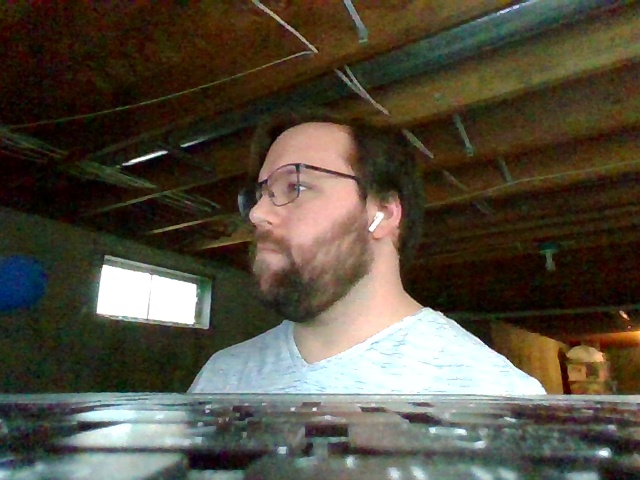
#> input picture test.jpg, 640 x 480 px
$ python -i app.py   (imports and definitions only)
#> lines starting #> are read from the running program, lines starting #| are printed output that depends on the picture
#> further down, picture is the input picture: shape (480, 640, 3); mean B, G, R 62.5, 76.5, 83.4
import os
import cv2
import numpy as np
import requests
import pyfakewebcam

def get_mask(frame, bodypix_url='http://bodypix:9000'):
    _, data = cv2.imencode(".jpg", frame)
    r = requests.post(
        url=bodypix_url,
        data=data.tobytes(),
        headers={'Content-Type': 'application/octet-stream'})
    mask = np.frombuffer(r.content, dtype=np.uint8)
    mask = mask.reshape((frame.shape[0], frame.shape[1]))
    return mask

def post_process_mask(mask):
    mask = cv2.dilate(mask, np.ones((10,10), np.uint8) , iterations=1)
    mask = cv2.blur(mask.astype(float), (30,30))
    return mask

def shift_image(img, dx, dy):
    img = np.roll(img, dy, axis=0)
    img = np.roll(img, dx, axis=1)
    if dy>0:
        img[:dy, :] = 0
    elif dy<0:
        img[dy:, :] = 0
    if dx>0:
        img[:, :dx] = 0
    elif dx<0:
        img[:, dx:] = 0
    return img

def hologram_effect(img):
    # add a blue tint
    holo = cv2.applyColorMap(img, cv2.COLORMAP_WINTER)
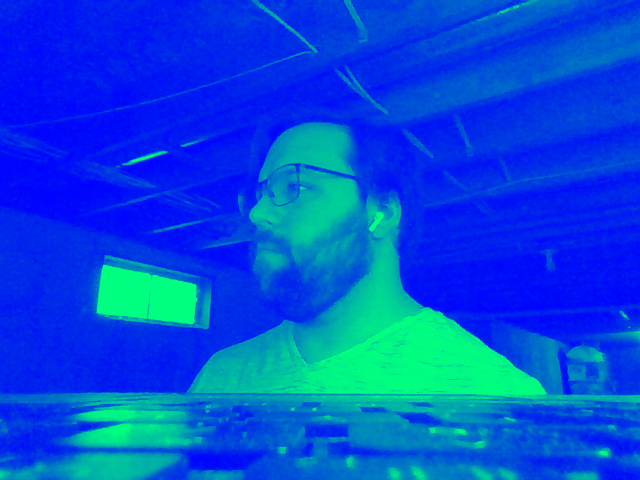
#> holo: shape (480, 640, 3); mean B, G, R 216.5, 77, 0
    # add a halftone effect
    bandLength, bandGap = 2, 3
    for y in range(holo.shape[0]):
        if y % (bandLength+bandGap) < bandLength:
            holo[y,:,:] = holo[y,:,:] * np.random.uniform(0.1, 0.3)
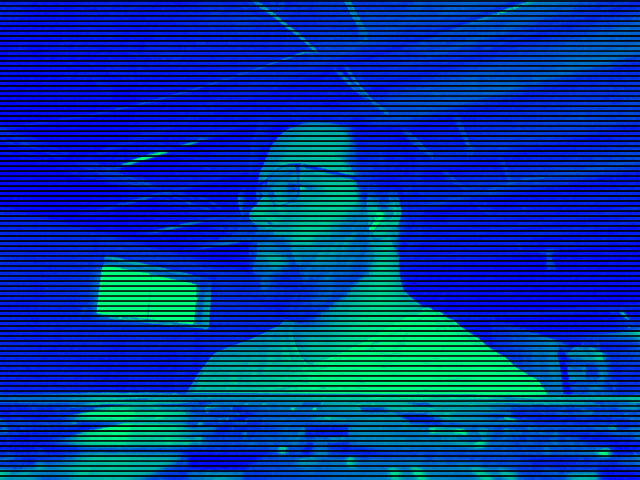
#> holo: shape (480, 640, 3); mean B, G, R 147.1, 52.3, 0
    # add some ghosting
    holo_blur = cv2.addWeighted(holo, 0.2, shift_image(holo.copy(), 5, 5), 0.8, 0)
    holo_blur = cv2.addWeighted(holo_blur, 0.4, shift_image(holo.copy(), -5, -5), 0.6, 0)
#> call 2 of shift_image, with dx = -5, dy = -5
#> in shift_image (call 2), `img = np.roll(img, dy, axis=0)`:
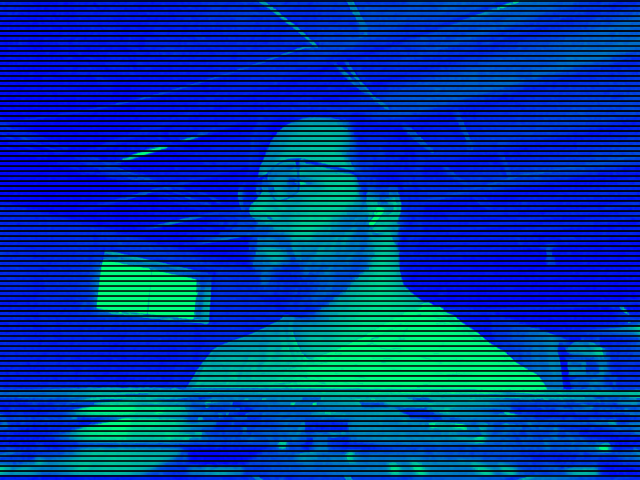
#> img: shape (480, 640, 3); mean of channels 0, 1, 2 147.1, 52.3, 0; drawn as B, G, R
#> in shift_image (call 2), `img = np.roll(img, dx, axis=1)`:
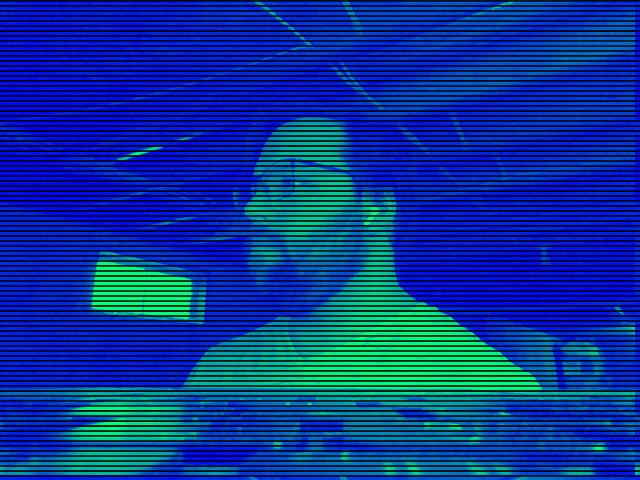
#> img: shape (480, 640, 3); mean of channels 0, 1, 2 147.1, 52.3, 0; drawn as B, G, R
#> in shift_image (call 2), `img[:, dx:] = 0`:
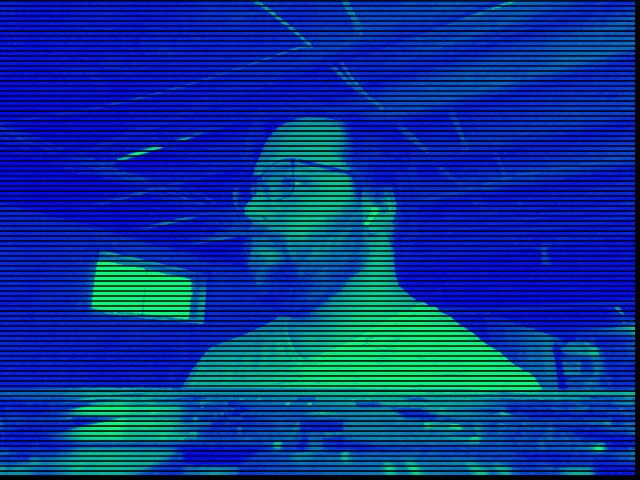
#> img: shape (480, 640, 3); mean of channels 0, 1, 2 144.2, 51.7, 0; drawn as B, G, R
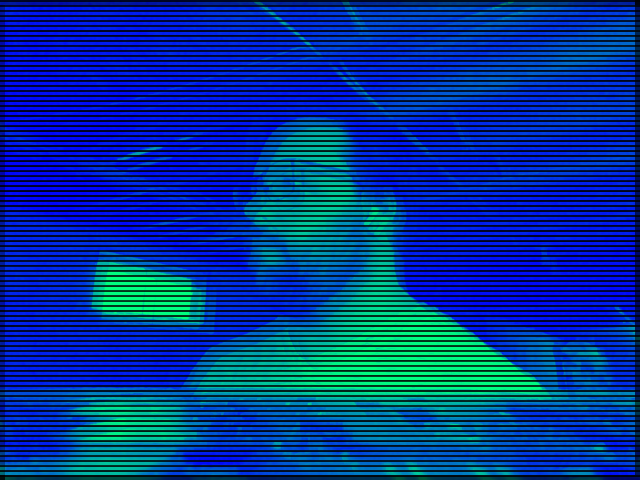
#> holo_blur: shape (480, 640, 3); mean B, G, R 144.5, 51.6, 0
    # combine with the original color, oversaturated
    out = cv2.addWeighted(img, 0.5, holo_blur, 0.6, 0)
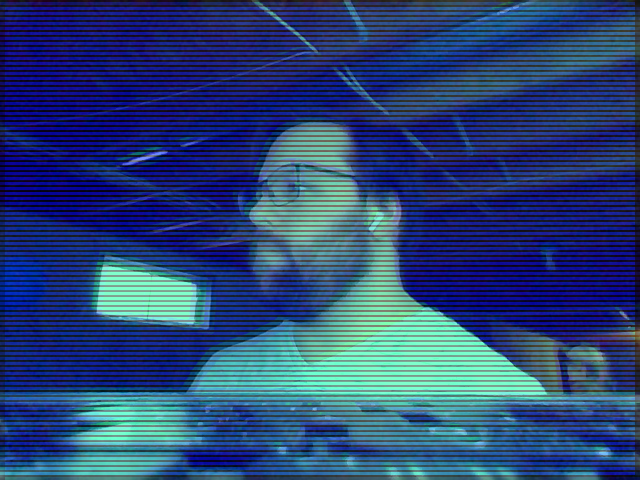
#> out: shape (480, 640, 3); mean B, G, R 118, 68.6, 41.7
    return out

def get_frame(cap, background_scaled):
    _, frame = cap.read()
    # fetch the mask with retries (the app needs to warmup and we're lazy)
    # e v e n t u a l l y c o n s i s t e n t
    mask = None
    while mask is None:
        try:
            mask = get_mask(frame)
        except requests.RequestException:
            print("mask request failed, retrying")
    # post-process mask and frame
    mask = post_process_mask(mask)
    frame = hologram_effect(frame)
    # composite the foreground and background
    inv_mask = 1-mask
    for c in range(frame.shape[2]):
        frame[:,:,c] = frame[:,:,c]*mask + background_scaled[:,:,c]*inv_mask
    return frame

# setup access to the *real* webcam
# [1 line not run here, left out]
height, width = 720, 1280
# [3 lines not run here, left out]

# setup the fake camera
# [1 line that did not run here, left out]

# load the virtual background
# [1 line not run here, left out]
# [1 line that did not run here, left out]

# frames forever
# [5 lines not run here, left out]

>>> import cv2
>>> picture = cv2.imread('../test.jpg')
>>> result = hologram_effect(picture)
